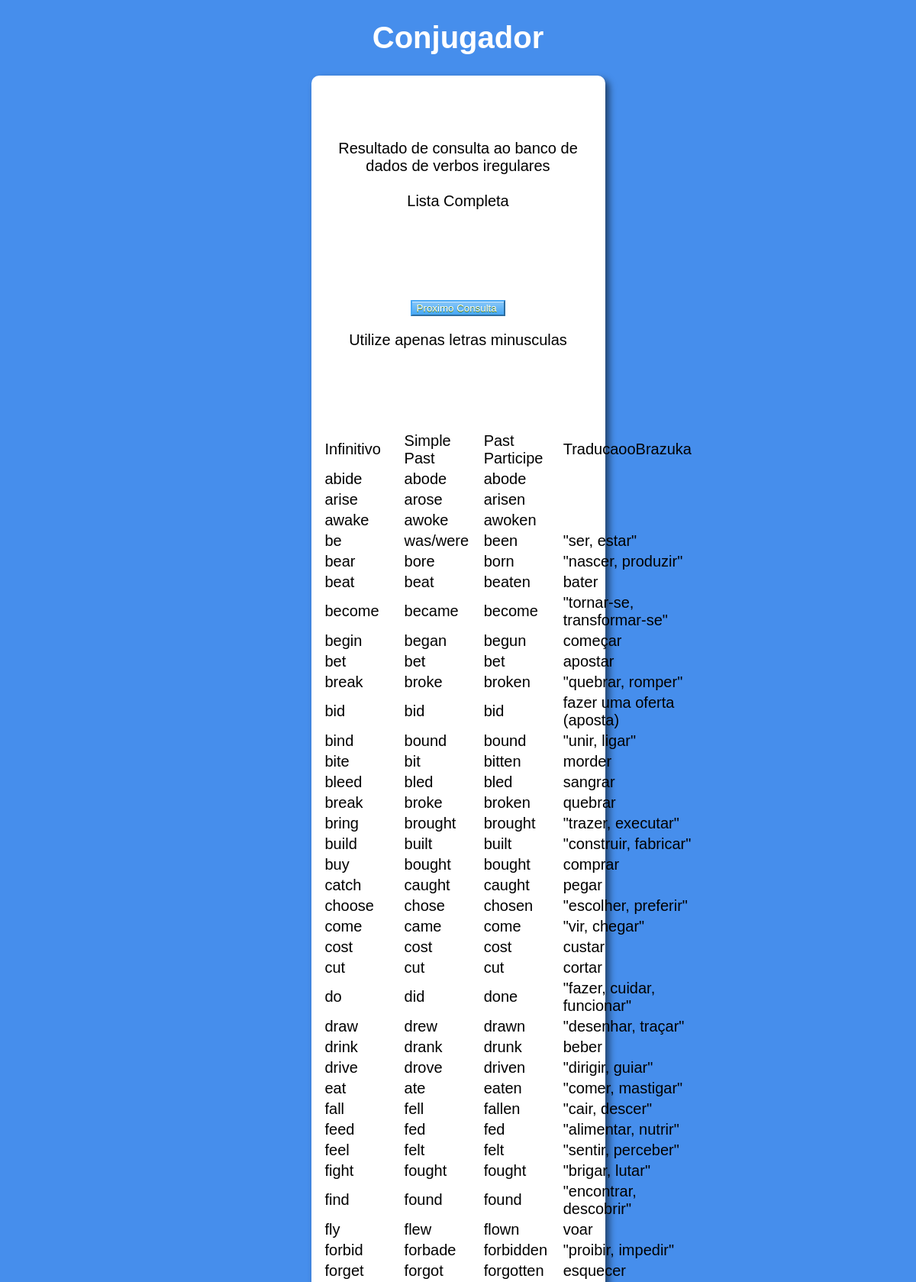
Screenshot of /simplepast/?openid=listairregulardb (upper part) with the database file from the repository.
### tables this page shows
CREATE TABLE `irregulasvb` (
  `infinitive` text NOT NULL,
  `simplepast` text NOT NULL,
  `pastparticipe` text NOT NULL,
  `brazukas` text NOT NULL
);

### simplepast/ind.php (the view, shortened to what this page needs)
<?php
if (isset($_GET['pesquisar'])){
$pesquisar=$_GET['pesquisar'];
$pesquisar2=$_GET['openid'];
$lista= "lista";
include ('conexao.php');
$consulta = "SELECT * FROM irregulasvb WHERE infinitive LIKE '%$pesquisar%' LIMIT 755";
$query4=mysqli_query($conexao, $consulta);
$count4=mysqli_num_rows($query4);
if ($count4 !=0 ){
    echo '<br><br><br>Resultado de consulta ao banco de dados de verbos iregulares ';
        echo '<br><br><br><table><tr><td>Infinitivo</td><td>Simple Past</td><td>Past Participe</td><td>TraducaooBrazuka</td></tr>';
        while($rows_cursos = mysqli_fetch_array($query4)){
        echo '<tr><td>';
        echo $rows_cursos['infinitive'];
        echo '</td><td>';
        echo $rows_cursos['simplepast'];
        echo '</td><td>';
        echo $rows_cursos['pastparticipe'];
        echo '</td><td>';
        echo $rows_cursos['brazukas'];
        echo '</td><td></tr>';
	}
    echo '</table>';
    echo '</center>';
    echo '<br><br><br><a align="right" href="./#form"><input  class="bt bt-az" type="submit" value="Proximo Consulta "></a>';
}
elseif ($count4 ==0 ){
    $vogais = array('a','e','i','o','u');
    $consoantes = array('b','c','d','f','g','h','j','k','l','m','n','p','q','r','s','t','v','w','x','y','z');
        $letraaletra = str_split($pesquisar);
        $numletras= count($letraaletra);
        $ultimaletra=$numletras-1;
        $penultimaletra=$numletras-2;
        $antepenultima=$numletras-3;
        $expressao =$letraaletra[$ultimaletra];
        $expressao2 =$letraaletra[$penultimaletra];
        $expressao3 =$letraaletra[$antepenultima];
        if ((in_array($expressao2, $vogais))&&($expressao == y)){
            echo '<br>Verbo No Infinitivo <br>';
            echo $pesquisar;
            echo '<br>Verbo no passado Simples <br>';
                $y1=$pesquisar."ed";
                echo $y1;
                echo '<br><a align="right" href="./#form"><input  class="bt bt-az" type="submit" value="Proximo Consulta "></a>';
                include ('transbt.php');
        }
        elseif((in_array($expressao2, $vogais))&&(in_array($expressao3, $consoantes))&&(in_array($expressao, $consoantes))){
            echo '<br>Verbo No Infinitivo <br>';
            $y1=$google;
            $google=$cvc.'ed';
            echo $pesquisar;
            echo '<br>Verbo no passado   <br>';
            $cvc= $pesquisar.$expressao;
            echo  '<p>'.$cvc.'ed';
            echo '<br><br><br><br><br><a align="right" href="./#form"><input  class="bt bt-az" type="submit" value="Proximo Consulta "></a><br><br><br><br>';
            include ('transbt.php');
        }
        elseif ((in_array($expressao2, $vogais))&&($expressao == y)){
            echo '<br>Verbo No Infinitivo <br>';
            echo $pesquisar;
            echo '<br>Verbo no passado  <br>';
                $y1=$pesquisar."ed";
                echo $y1;
                echo '<br><a align="right" href="./#form"><input  class="bt bt-az" type="submit" value="Proximo Consulta "></a>';
                include ('transbt.php');
        }
       elseif ($expressao == y){
        echo '<br>Verbo No Infinitivo <br>';
        echo $pesquisar;
        echo '<br>Verbo no passado   <br>';
        $y=rtrim($pesquisar, y);
        $y1=$y."ied";
        echo $y1;
        echo '<br><a align="right" href="./#form"><input  class="bt bt-az" type="submit" value="Proximo Consulta "></a>';
        include ('transbt.php');
       }
        elseif ($expressao == e){
        echo '<br>Verbo No Infinitivo  <br> ';
        echo $pesquisar;
        echo '<br>Verbo no passado   <br>';
        $y=$pesquisar;
        $y1=$y."d";
        echo $y1;
        echo '<br><a align="right" href="./#form"><input  class="bt bt-az" type="submit" value="Proximo Consulta "></a>';
        include ('transbt.php');
       }
       else{
            echo '<br>Verbo No Infinitivo   <br>';
            echo $pesquisar;
            echo '<br>Verbo no passado    <br>';
           echo $pesquisar.'ed';
           echo '<p> Padrao Nao Cadastrado usando padrao geral </p>';
           echo '<br><a align="right" href="./#form"><input  class="bt bt-az" type="submit" value="Proximo Consulta "></a>';
           include ('transbt.php');
       }
}
}
elseif(isset($_GET['openid'])){
$pesquisar=$_GET['pesquisar'];
include ('conexao.php');
$consulta = "SELECT * FROM irregulasvb WHERE infinitive LIKE '$pesquisar%' LIMIT 755";
$query4=mysqli_query($conexao, $consulta);
     echo '<br><br><br>Resultado de consulta ao banco de dados de verbos iregulares ';
     echo '<br><br>Lista Completa ';
        echo '<br><br><br><center><table><tr><td>Infinitivo</td><td>Simple Past</td><td>Past Participe</td><td>TraducaooBrazuka</td></tr>';
        while($rows_cursos = mysqli_fetch_array($query4)){
        echo '<tr><td>';
        echo $rows_cursos['infinitive'];
        echo '</td><td>';
        echo $rows_cursos['simplepast'];
        echo '</td><td>';
        echo $rows_cursos['pastparticipe'];
        echo '</td><td>';
        echo $rows_cursos['brazukas'];
        echo '</td><td></tr>';
	}
    echo '<br><br><br><a align="right" href="./#form"><input  class="bt bt-az" type="submit" value="Proximo Consulta "></a>';
}

### simplepast/index.php (shortened to what this page needs)
<!DOCTYPE html>
<html lang="pt-BR">
<head>
  <link rel='stylesheet' href='./css/pagestyle.css'>
</head>
<body>
    <header>
        <h1>Conjugador</h1>
    </header>
    <section>
        <div>
<?php
include('ind.php');
?>
        </div>
	<p> Utilize apenas letras minusculas </p>
    </section>
    <footer>
        <p> Layout--CleanCode &copy; </p>
		<p> Interface /Logica -AleHot BR &copy;</p>
    </footer>
  </body>
</html>

### simplepast/css/pagestyle.css (style rules this page uses)
body { background: rgb(70, 142, 236); font: normal 15pt Arial; margin: 0 auto; width:100%; }
header { color: white; text-align: center; }
section { background: white; border-radius: 10px; padding: 15px; width: 355px; margin: auto; box-shadow: 5px 5px 10px rgba(0, 0, 0, 0.555); }
footer { color: white; text-align: center; font-style: italic; }
div { text-align: center; }
.bt-az { border-color:#46a7f5; background:linear-gradient(to bottom, #86c6f8 5%, #46a7f5 100%); box-shadow:inset 0px 1px 0px 0px #d7ecfd; color:#fff; text-shadow:0px 1px 0px #528009; }

### rows the page displays
irregulasvb: infinitive "abide", simplepast "abode", pastparticipe "abode"
irregulasvb: infinitive "arise", simplepast "arose", pastparticipe "arisen"
irregulasvb: infinitive "awake", simplepast "awoke", pastparticipe "awoken"
irregulasvb: infinitive "be", simplepast "was/were", pastparticipe "been", brazukas "\"ser, estar\""
irregulasvb: infinitive "bear", simplepast "bore", pastparticipe "born", brazukas "\"nascer, produzir\""
irregulasvb: infinitive "beat", simplepast "beat", pastparticipe "beaten", brazukas "bater"
irregulasvb: infinitive "become", simplepast "became", pastparticipe "become", brazukas "\"tornar-se, transformar-se\""
irregulasvb: infinitive "begin", simplepast "began", pastparticipe "begun", brazukas "começar"
irregulasvb: infinitive "bet", simplepast "bet", pastparticipe "bet", brazukas "apostar"
irregulasvb: infinitive "break", simplepast "broke", pastparticipe "broken", brazukas "\"quebrar, romper\""
irregulasvb: infinitive "bid", simplepast "bid", pastparticipe "bid", brazukas "fazer uma oferta (aposta)"
irregulasvb: infinitive "bind", simplepast "bound", pastparticipe "bound", brazukas "\"unir, ligar\""
irregulasvb: infinitive "bite", simplepast "bit", pastparticipe "bitten", brazukas "morder"
irregulasvb: infinitive "bleed", simplepast "bled", pastparticipe "bled", brazukas "sangrar"
irregulasvb: infinitive "break", simplepast "broke", pastparticipe "broken", brazukas "quebrar"
irregulasvb: infinitive "bring", simplepast "brought", pastparticipe "brought", brazukas "\"trazer, executar\""
irregulasvb: infinitive "build", simplepast "built", pastparticipe "built", brazukas "\"construir, fabricar\""
irregulasvb: infinitive "buy", simplepast "bought", pastparticipe "bought", brazukas "comprar"
irregulasvb: infinitive "catch", simplepast "caught", pastparticipe "caught", brazukas "pegar"
irregulasvb: infinitive "choose", simplepast "chose", pastparticipe "chosen", brazukas "\"escolher, preferir\""
irregulasvb: infinitive "come", simplepast "came", pastparticipe "come", brazukas "\"vir, chegar\""
irregulasvb: infinitive "cost", simplepast "cost", pastparticipe "cost", brazukas "custar"
irregulasvb: infinitive "cut", simplepast "cut", pastparticipe "cut", brazukas "cortar"
irregulasvb: infinitive "do", simplepast "did", pastparticipe "done", brazukas "\"fazer, cuidar, funcionar\""
irregulasvb: infinitive "draw", simplepast "drew", pastparticipe "drawn", brazukas "\"desenhar, traçar\""
irregulasvb: infinitive "drink", simplepast "drank", pastparticipe "drunk", brazukas "beber"
irregulasvb: infinitive "drive", simplepast "drove", pastparticipe "driven", brazukas "\"dirigir, guiar\""
irregulasvb: infinitive "eat", simplepast "ate", pastparticipe "eaten", brazukas "\"comer, mastigar\""
irregulasvb: infinitive "fall", simplepast "fell", pastparticipe "fallen", brazukas "\"cair, descer\""
irregulasvb: infinitive "feed", simplepast "fed", pastparticipe "fed", brazukas "\"alimentar, nutrir\""
irregulasvb: infinitive "feel", simplepast "felt", pastparticipe "felt", brazukas "\"sentir, perceber\""
irregulasvb: infinitive "fight", simplepast "fought", pastparticipe "fought", brazukas "\"brigar, lutar\""
irregulasvb: infinitive "find", simplepast "found", pastparticipe "found", brazukas "\"encontrar, descobrir\""
irregulasvb: infinitive "fly", simplepast "flew", pastparticipe "flown", brazukas "voar"
irregulasvb: infinitive "forbid", simplepast "forbade", pastparticipe "forbidden", brazukas "\"proibir, impedir\""
irregulasvb: infinitive "forget", simplepast "forgot", pastparticipe "forgotten", brazukas "esquecer"
